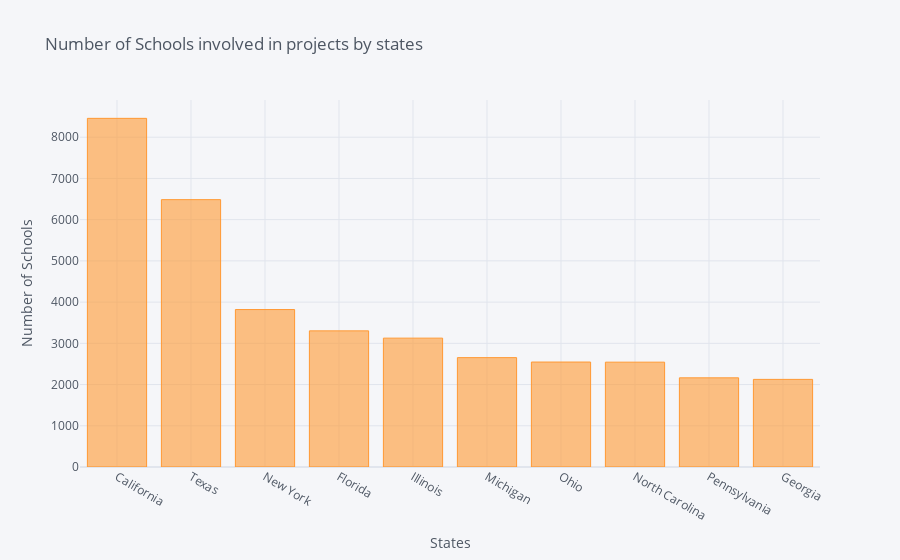

Notebook source saved alongside this figure:
### Code cell
s.iplot(kind='bar', xTitle='States', yTitle='Number of Schools', title='Number of Schools involved in projects by states')

### Figure 1 — Plotly figure (JSON) as saved in the notebook; plotly's stock layout.template omitted (floating-point values rounded to 4 significant figures)
{"data": [{"marker": {"color": "rgba(255, 153, 51, 0.6)", "line": {"color": "rgba(255, 153, 51, 1.0)", "width": 1}}, "name": "School State", "orientation": "v", "text": "", "type": "bar", "x": ["California", "Texas", "New York", "Florida", "Illinois", "Michigan", "Ohio", "North Carolina", "Pennsylvania", "Georgia"], "y": [8457, 6485, 3819, 3302, 3126, 2653, 2546, 2543, 2163, 2125]}], "layout": {"autosize": true, "legend": {"bgcolor": "#F5F6F9", "font": {"color": "#4D5663"}}, "paper_bgcolor": "#F5F6F9", "plot_bgcolor": "#F5F6F9", "title": {"font": {"color": "#4D5663"}, "text": "Number of Schools involved in projects by states"}, "xaxis": {"autorange": true, "gridcolor": "#E1E5ED", "range": [-0.5, 9.5], "showgrid": true, "tickfont": {"color": "#4D5663"}, "title": {"font": {"color": "#4D5663"}, "text": "States"}, "type": "category", "zerolinecolor": "#E1E5ED"}, "yaxis": {"autorange": true, "gridcolor": "#E1E5ED", "range": [0, 8902.0], "showgrid": true, "tickfont": {"color": "#4D5663"}, "title": {"font": {"color": "#4D5663"}, "text": "Number of Schools"}, "type": "linear", "zerolinecolor": "#E1E5ED"}}}
